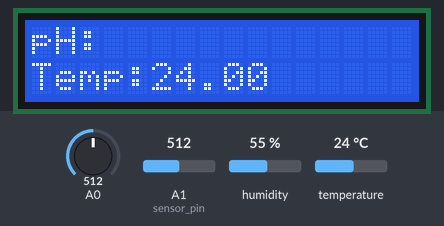
The sketch below on a simulated Arduino Uno, built with avr-gcc and run on an emulated ATmega328P. Shown: 16×2 character LCD. The inputs (shaded band) are chosen by the test bench; at power-on: A0 = 512, A1 (sensor_pin) = 512, temperature 24 °C, humidity 55 %. What the sketch prints to the serial monitor is not drawn.

Above: at 1.2 s.
1.3 s: A0 set to 716
At 4.5 s:
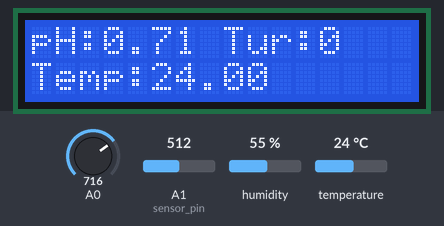
6.3 s: A1 (sensor_pin) set to 198
At 9.1 s:
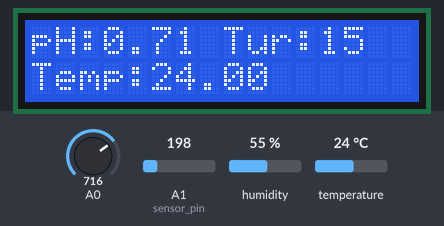
10.0 s: temperature set to 12 °C
At 12.8 s:
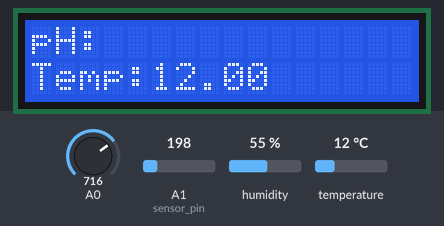
13.4 s: A1 (sensor_pin) set to 30
At 16.3 s:
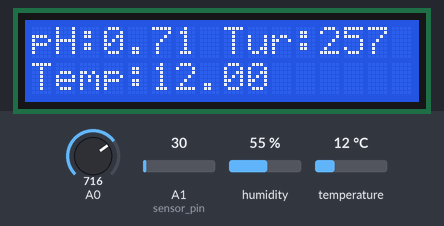
17.0 s: A0 set to 992
At 21.0 s:
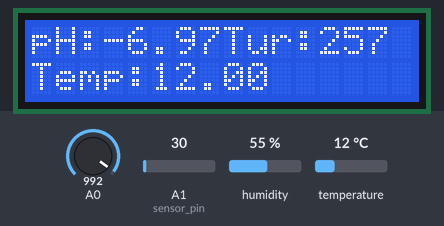
21.7 s: temperature set to 19 °C
At 24.7 s:
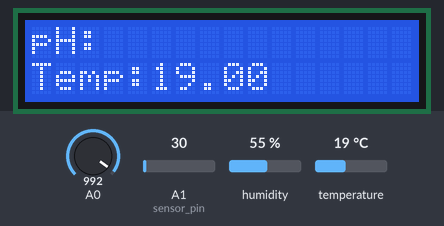
Timing chart, 0 to 26.1 s (numbered marks = the images above; inputs shaded):
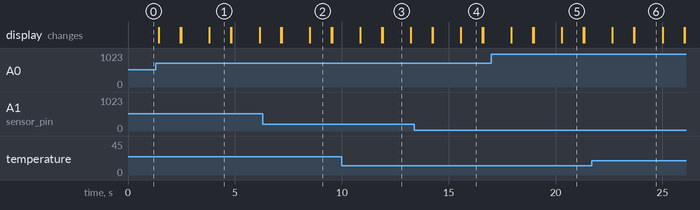

The sketch:

arduino_sketch.ino
```cpp
#include <LiquidCrystal_I2C.h>

LiquidCrystal_I2C lcd(0x27,16,2);  // set the LCD address to 0x3F for a 16 chars and 2 line display
#include <dht.h>        // Include library
#define outPin 2
dht DHT;
const int lm35_pin = A3;

#define sensor_pin A1
int read_ADC;
int ntu;

#include <Wire.h>
#include <SimpleTimer.h>

SimpleTimer timer;

float calibration_value = 21.34 - 0.7;
int phval = 0;
unsigned long int avgval;
int buffer_arr[10],temp;

float ph_act;
// for the OLED display


void setup() {
  pinMode(A0, INPUT);
  pinMode(A1, INPUT);
  Serial.begin(9600);
    Wire.begin();
  lcd.init();
  lcd.clear();
  lcd.backlight();      // Make sure backlight is on

  // Print a message on both lines of the LCD.
  lcd.setCursor(2,0);   //Set cursor to character 2 on line 0
  lcd.print("Hello world!");

  lcd.setCursor(2,1);   //Move cursor to character 2 on line 1
  lcd.print("LCD Tutorial");
}

void loop() {
  lcd.clear();
  lcd.setCursor(0, 1);
  lcd.print("Temp:");
  lcd.print(readTemperature());

  // delay(2000);
  // lcd.clear();

  lcd.setCursor(0, 0);
  lcd.print("pH:");
  lcd.print(readpH());

  lcd.setCursor(8, 0);
  lcd.print("Tur:");
  lcd.print(int(readTurbidity()));

  delay(1000);
  lcd.clear();
}

float readTemperature() {
int readData = DHT.read11(2);

	float t = DHT.temperature;        // Read temperature

  return t;
}


float readpH() {

   for(int i=0;i<10;i++)
 {
 buffer_arr[i]=analogRead(A0);
 delay(30);
 }
 for(int i=0;i<9;i++)
 {
 for(int j=i+1;j<10;j++)
 {
 if(buffer_arr[i]>buffer_arr[j])
 {
 temp=buffer_arr[i];
 buffer_arr[i]=buffer_arr[j];
 buffer_arr[j]=temp;
 }
 }
 }
 avgval=0;
 for(int i=2;i<8;i++)
 avgval+=buffer_arr[i];
 float volt=(float)avgval*5.0/1024/6;
  ph_act = -5.70 * volt + calibration_value;

 Serial.println("pH Val: ");
 Serial.print(ph_act);
 delay(1000);

  return ph_act;
}


float readTurbidity() {

  read_ADC = analogRead(A1);
if(read_ADC>208)read_ADC=208;

ntu = map(read_ADC, 0, 208, 300, 0);
 Serial.println(ntu);
  return int(ntu);
}
```

Measured:
- what the display in image 1 shows lasts 1.0 s, from 3.8 s to 4.8 s
- what the display in image 3 shows lasts 1.3 s, from 11.9 s to 13.2 s
